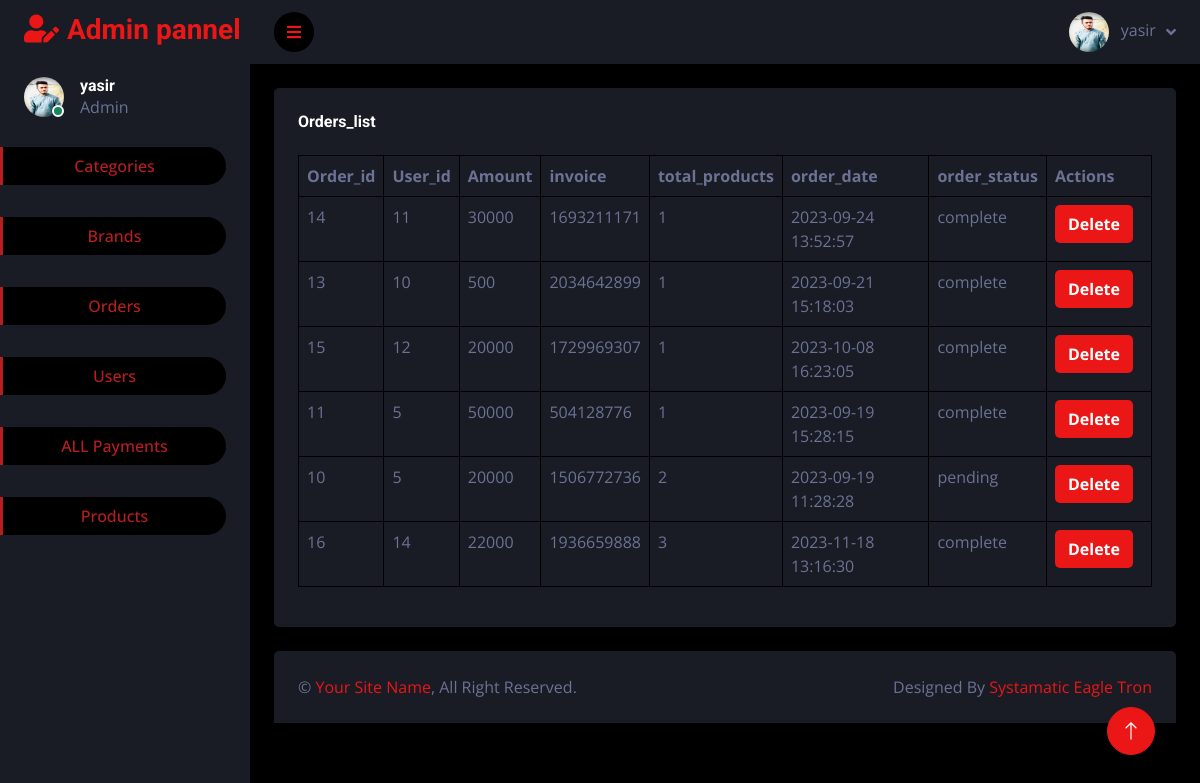
The app's page /admin/order.php with its own data.
### tables this page shows
CREATE TABLE IF NOT EXISTS `orders` (
  `order_id` int NOT NULL AUTO_INCREMENT,
  `user_id` int NOT NULL,
  `due_amount` int NOT NULL,
  `invoice` int NOT NULL,
  `total_products` int NOT NULL,
  `order_date` timestamp NOT NULL,
  `order_state` varchar(500) NOT NULL,
  PRIMARY KEY (`order_id`)
);

### admin/order.php (the view, shortened to what this page needs)
<?php
include('header.php');
?>
            <div class="container-fluid pt-4 px-4">
            <div class="col-sm-10 col-xl-12">
                        <div class="bg-secondary rounded h-100 p-4">
                            <h6 class="mb-4">Orders_list</h6>
                            <div class="table-responsive">
                            <table class="table table-bordered">
                                <thead>
                                    <tr>
                                        <th scope="col">Order_id</th>
                                        <th scope="col">User_id</th>
                                        <th scope="col">Amount</th>
                                        <th scope="col">invoice</th>
                                        <th scope="col">total_products</th>
                                        <th scope="col">order_date</th>
                                        <th scope="col">order_status</th>
                                        <th scope="col">Actions</th>
                                    </tr>
                                </thead>
                                <tbody>
                                    <tr>
                                    <?php
$sqlq=mysqli_query($con,"SELECT * from `orders`" );
 while( $st=mysqli_fetch_array($sqlq)){
?>
                                        <td ><?php echo $st['order_id'] ?></td>
                                        <td><?php echo $st['user_id'] ?>  </td>
<td><?php echo $st['due_amount'] ?></td>
<td><?php echo $st['invoice'] ?></td>
<td><?php echo $st['total_products'] ?></td>
<td><?php echo $st['order_date'] ?></td>
<td><?php echo $st['order_state'] ?></td>
                                        <td>
                                     <a href="order.php?del&delete_id=<?php echo $st['order_id']?>">   <button style="background-color:#EB1616;font-weight:bolder;color:white; margin-right:10px;"  class="btn">Delete</button></a>
                                    </tr>
                        <?php
 }
                        ?>
                                </tbody>
                            </table>
</div>
                        </div>
                    </div>
            </div>
            <?php
include('footer.php');
?>

### admin/header.php (shortened to what this page needs)
<?php
include('config.php');
?>
<!DOCTYPE html>
<html lang="en">
<head>
    <link href="https://cdnjs.cloudflare.com/ajax/libs/font-awesome/5.10.0/css/all.min.css" rel="stylesheet">
    <link href="https://cdn.jsdelivr.net/npm/bootstrap-icons@1.4.1/font/bootstrap-icons.css" rel="stylesheet">
    <link href="lib/owlcarousel/assets/owl.carousel.min.css" rel="stylesheet">
    <link href="lib/tempusdominus/css/tempusdominus-bootstrap-4.min.css" rel="stylesheet" />
    <link href="css/bootstrap.min.css" rel="stylesheet">
    <link href="css/style.css" rel="stylesheet">
</head>
<body>
    <div class="container-fluid position-relative d-flex p-0">
        <?php
               $set = mysqli_query($con,"SELECT * FROM admin");
               $set1 = mysqli_fetch_array($set);
               ?>
        <div class="sidebar pe-4 pb-3">
            <nav class="navbar bg-secondary navbar-dark">
                <a href="index.html" class="navbar-brand mx-4 mb-3">
                    <h3 class="text-primary"><i class="fa fa-user-edit me-2"></i>Admin pannel</h3>
                </a>
                <div class="d-flex align-items-center ms-4 mb-4">
                    <div class="position-relative">
                        <img class="rounded-circle" src="<?php echo $set1['admin_img']?>" alt="" style="width: 40px; height: 40px;">
                        <div class="bg-success rounded-circle border border-2 border-white position-absolute end-0 bottom-0 p-1"></div>
                    </div>
                    <div class="ms-3">
                        <h6 class="mb-0"><?php echo $set1['admin_name']?></h6>
                        <span>Admin</span>
                    </div>
                </div>
                <div class="navbar-nav w-100">
                    <a href="category.php" class="nav-item nav-link active mt-1 text-center">Categories</a><br>
                    <a href="brand.php" class="nav-item nav-link active mt-2 text-center">Brands</a><br>
                    <a href="order.php" class="nav-item nav-link active mt-2 text-center">Orders</a><br>
                    <a href="user.php" class="nav-item nav-link active mt-2 text-center">Users</a><br>
                    <a href="payment.php" class="nav-item nav-link active mt-2 text-center">ALL Payments</a><br>
                    <a href="product.php" class="nav-item nav-link active mt-2 text-center">Products</a><br>
                </div>
            </nav>
        </div>
        <div class="content">
            <nav class="navbar navbar-expand bg-secondary navbar-dark sticky-top px-4 py-0">
                <a href="#" class="sidebar-toggler flex-shrink-0">
                    <i class="fa fa-bars"></i>
                </a>
                <div class="navbar-nav align-items-center ms-auto">
                       <?php
                       $sqlq=mysqli_query($con,"SELECT * from `admin`" );
 ?>
                    <div class="nav-item dropdown">
                        <a href="#" class="nav-link dropdown-toggle" data-bs-toggle="dropdown">
                            <img class="rounded-circle me-lg-2" src="<?php echo $set1['admin_img']?>" alt="" style="width: 40px; height: 40px;">
                            <span class="d-none d-lg-inline-flex"><?php echo $set1['admin_name']?></span>
                        </a>
                    </div>
                </div>
            </nav>

### admin/css/style.css (style rules this page uses)
:root { --primary: #b81e20; --secondary: #191C24; --light: #6C7293; --dark: #000000; }
.btn { transition: .5s; }
.sidebar { position: fixed; top: 0; left: 0; bottom: 0; width: 250px; height: 100vh; overflow-y: auto; background: var(--secondary); transition: 0.5s; z-index: 999; }
.content { margin-left: 250px; min-height: 100vh; background: var(--dark); transition: 0.5s; }
@media (min-width: 992px) { .sidebar { margin-left: 0; } }
@media (min-width: 992px) { .content { width: calc(100% - 250px); } }
.sidebar .navbar .navbar-nav .nav-link { padding: 7px 20px; color: var(--light); font-weight: 500; border-left: 3px solid var(--secondary); border-radius: 0 30px 30px 0; outline: none; }
.sidebar .navbar .navbar-nav .nav-link:hover, .sidebar .navbar .navbar-nav .nav-link.active { color: var(--primary); background: var(--dark); border-color: var(--primary); }
.content .navbar .navbar-nav .nav-link { margin-left: 25px; padding: 12px 0; color: var(--light); outline: none; }
.content .navbar .sidebar-toggler, .content .navbar .navbar-nav .nav-link i { width: 40px; height: 40px; display: inline-flex; align-items: center; justify-content: center; background: var(--dark); border-radius: 40px; }
.content .navbar .dropdown-toggle::after { margin-left: 6px; vertical-align: middle; border: none; content: "\f107"; font-family: "Font Awesome 5 Free"; font-weight: 900; transition: .5s; }

### records on screen
orders: order_id "14", user "11", due_amount "30000", invoice "1693211171", total_products "1", order_date "2023-09-24 13:52:57", order_state "complete"
orders: order_id "13", user "10", due_amount "500", invoice "2034642899", total_products "1", order_date "2023-09-21 15:18:03", order_state "complete"
orders: order_id "15", user "12", due_amount "20000", invoice "1729969307", total_products "1", order_date "2023-10-08 16:23:05", order_state "complete"
orders: order_id "11", user "5", due_amount "50000", invoice "504128776", total_products "1", order_date "2023-09-19 15:28:15", order_state "complete"
orders: order_id "10", user "5", due_amount "20000", invoice "1506772736", total_products "2", order_date "2023-09-19 11:28:28", order_state "pending"
orders: order_id "16", user "14", due_amount "22000", invoice "1936659888", total_products "3", order_date "2023-11-18 13:16:30", order_state "complete"

### other values on screen
$set1['admin_name'] "yasir"
